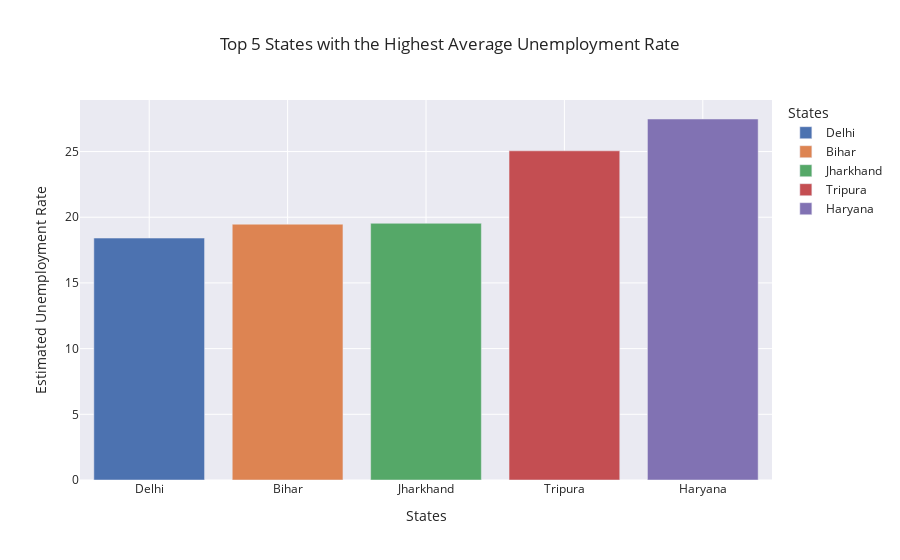

The code cell stored with this chart in its notebook:
### Markdown cell above
# top unemployment-rate states

### Code cell
top_5_unemployed = df_unemployed.tail(5)

# Create a bar plot
fig = px.bar(
    top_5_unemployed,
    x='States',
    y='Estimated Unemployment Rate',
    color='States',
    title='Top 5 States with the Highest Average Unemployment Rate',
    template='seaborn'
)

fig.show()

### Figure 1 — Plotly figure (JSON) as saved in the notebook; plotly's stock layout.template omitted (floating-point values rounded to 4 significant figures)
{"data": [{"alignmentgroup": "True", "hovertemplate": "States=%{x}<br>Estimated Unemployment Rate=%{y}<extra></extra>", "legendgroup": "Delhi", "marker": {"color": "rgb(76,114,176)", "pattern": {"shape": ""}}, "name": "Delhi", "offsetgroup": "Delhi", "orientation": "v", "showlegend": true, "textposition": "auto", "type": "bar", "x": ["Delhi"], "xaxis": "x", "y": [18.41], "yaxis": "y"}, {"alignmentgroup": "True", "hovertemplate": "States=%{x}<br>Estimated Unemployment Rate=%{y}<extra></extra>", "legendgroup": "Bihar", "marker": {"color": "rgb(221,132,82)", "pattern": {"shape": ""}}, "name": "Bihar", "offsetgroup": "Bihar", "orientation": "v", "showlegend": true, "textposition": "auto", "type": "bar", "x": ["Bihar"], "xaxis": "x", "y": [19.47], "yaxis": "y"}, {"alignmentgroup": "True", "hovertemplate": "States=%{x}<br>Estimated Unemployment Rate=%{y}<extra></extra>", "legendgroup": "Jharkhand", "marker": {"color": "rgb(85,168,104)", "pattern": {"shape": ""}}, "name": "Jharkhand", "offsetgroup": "Jharkhand", "orientation": "v", "showlegend": true, "textposition": "auto", "type": "bar", "x": ["Jharkhand"], "xaxis": "x", "y": [19.54], "yaxis": "y"}, {"alignmentgroup": "True", "hovertemplate": "States=%{x}<br>Estimated Unemployment Rate=%{y}<extra></extra>", "legendgroup": "Tripura", "marker": {"color": "rgb(196,78,82)", "pattern": {"shape": ""}}, "name": "Tripura", "offsetgroup": "Tripura", "orientation": "v", "showlegend": true, "textposition": "auto", "type": "bar", "x": ["Tripura"], "xaxis": "x", "y": [25.05], "yaxis": "y"}, {"alignmentgroup": "True", "hovertemplate": "States=%{x}<br>Estimated Unemployment Rate=%{y}<extra></extra>", "legendgroup": "Haryana", "marker": {"color": "rgb(129,114,179)", "pattern": {"shape": ""}}, "name": "Haryana", "offsetgroup": "Haryana", "orientation": "v", "showlegend": true, "textposition": "auto", "type": "bar", "x": ["Haryana"], "xaxis": "x", "y": [27.48], "yaxis": "y"}], "layout": {"barmode": "relative", "legend": {"title": {"text": "States"}, "tracegroupgap": 0}, "title": {"text": "Top 5 States with the Highest Average Unemployment Rate"}, "xaxis": {"anchor": "y", "categoryarray": ["Delhi", "Bihar", "Jharkhand", "Tripura", "Haryana"], "categoryorder": "array", "domain": [0, 1], "title": {"text": "States"}}, "yaxis": {"anchor": "x", "domain": [0, 1], "title": {"text": "Estimated Unemployment Rate"}}}}
